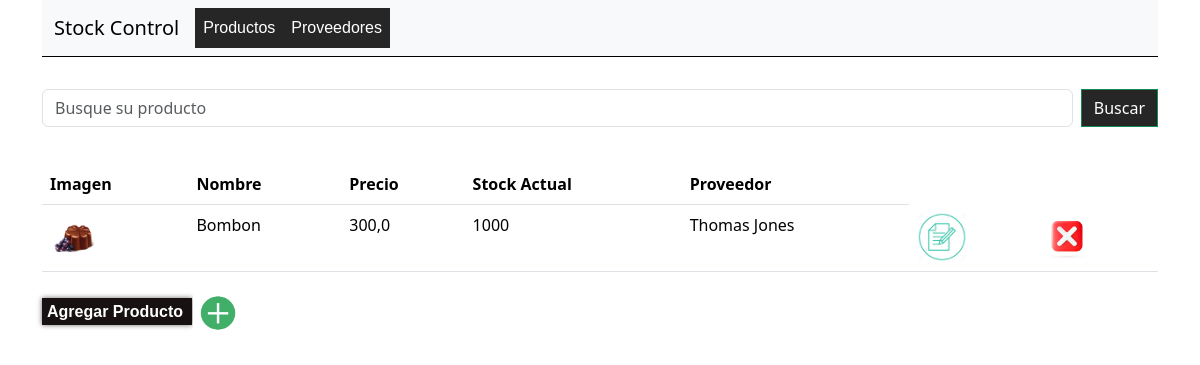
The app's page /compra/producto_proveedor/6/ with its own data.
### compra/models.py (models this page shows, shortened)
class Producto(models.Model):
    nombre = models.CharField(max_length=50)
    precio = models.FloatField() or models.IntegerField()
    stock_actual = models.IntegerField()
    proveedor = models.ForeignKey(Proveedor, on_delete= models.CASCADE, null=True , blank=True)
    foto = models.ImageField(upload_to='producto_img/', default= 'producto_default.avif')

class Proveedor(models.Model):
    nombre = models.CharField(max_length=50)
    apellido = models.CharField(max_length=50)
    dni = models.IntegerField()
    foto = models.ImageField(upload_to='proveedor_img/', default= 'contacto.png')
    def __str__(self):
        return F"{self.nombre} {self.apellido}"

### compra/views.py (the view)
# urls.py: path("producto_proveedor/<int:id>/", producto_proveedor, name = "producto_proveedor"),
def producto_proveedor(request, id):
    proveedor = get_object_or_404(Proveedor, id=id)
    producto = proveedor.producto_set.all()
    return render(request, "compra/lista_productos_proveedor.html", {"lista_producto" : producto})

### templates/compra/lista_productos_proveedor.html (shortened to what this page needs)
{% extends "base.html" %}
{% load static %}
{% block content %}
<link rel="stylesheet" href="{% static 'css/front_productos.css' %}">
<div>
  <form class="d-flex" role="search" method = "post" action = "{% url 'compra:busqueda_proveedor' %}"  >
    <input class="form-control me-2" type="search" placeholder="Busque su producto" aria-label="Search" name="buscar">
    <button class="btn btn-outline-success" type="submit">Buscar</button>
  </form>
</div>
<table class="table table-hover">
    <thead>
      <tr>
        <th scope="col">Imagen</th>
        <th scope="col">Nombre</th>
        <th scope="col">Precio</th>
        <th scope="col">Stock Actual</th>
        <th scope="col">Proveedor</th>
      </tr>
    </thead>
  {% for object in lista_producto %}
    <tbody>
      <tr>
        <th scope="row">
           <a href = "{% url 'compra:productos_por_id' object.id %}">
            <img src = "{{object.foto.url}}" width ="50px" />
        </th>
        <td>{{object.nombre}}</td>
        <td>{{object.precio}}</td>
        <td>{{object.stock_actual}}</td>
        <td>
            {{object.proveedor}}
        </td>
        <td>
            <a href = "{% url 'compra:producto_modificar' object.pk %}">
              <img src = "{% static 'img/modificar1.png' %}" alt = "MODIFICAR" width = "50px" />
            </a>
          </td>
          <td>
            <a href = "{% url 'compra:producto_eliminar' object.pk %}">
              <img src = "{% static 'img/delete.avif' %}" alt = "ELIMINAR" width = "50px" />
            </a>
          </td>
        </tr>
        {% endfor %}
      </tbody>
    </table>
  <th>
    <a class = "agregar" href = "{% url 'compra:producto_crear' %}"> Agregar Producto
    </a>
    <a href = "{% url 'compra:producto_crear' %}">
    <img class = "agregar_btn" src = "{% static 'img/agregar.avif' %}" alt = "AGREGAR" width = "50px"/>
    </a>
  </th>
{% endblock content %}

### static/css/front_productos.css (style rules this page uses)
.d-flex { padding-bottom: .3em; margin-bottom: 2em; }
.btn { background:hsl(0, 0%, 15%); color: hsl(0, 0%, 100%); border-radius: 0px; }
.agregar { background-color: hsl(0, 17%, 8%); color: hsl(0, 0%, 100%); border-radius: 0px; font-family: Arial; font-weight: bold; padding: 5px 5px 5px 5px; text-decoration: none; box-shadow: 0px 0px 5px rgb(109, 106, 106); }
.agregar_btn { margin-left: 1px; }

### records on screen
Producto: foto (picture), nombre "Bombon", precio "300,0", stock_actual "1000", proveedor "Thomas Jones"
